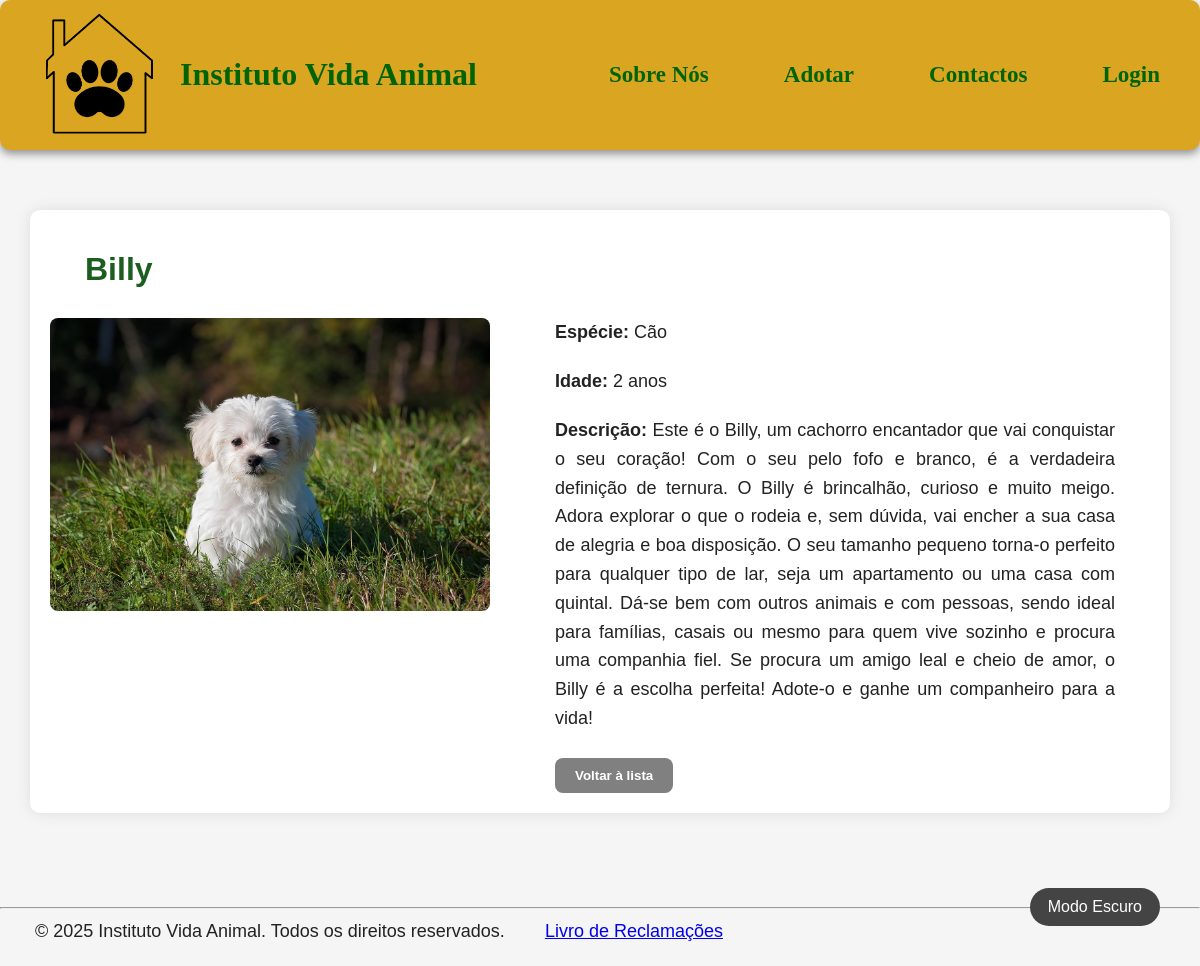
The page /animaisadc/14/ on the database its author committed.
### app_adocao/models.py (models this page shows, shortened)
class Animal(models.Model):
    ESPECIES = (
        ('gato', 'Gato'),
        ('cao', 'Cão'),
    )
    nome = models.CharField(max_length=15)
    idade = models.IntegerField()
    especie = models.CharField(choices=ESPECIES)
    descricao = models.CharField(max_length=1000)
    imagem = models.ImageField(upload_to='imgAnimal/')
    padrinho = models.ForeignKey(
            User,
            on_delete=models.SET_NULL,
            null=True,
            blank=True,
            related_name='animais_apadrinhados'
        )

### app_adocao/views.py (the view)
# urls.py: path('animaisadc/<int:animal_id>/', views.animaisadc, name='animais_detalhe'),
def animaisadc(request, animal_id):
    animal = get_object_or_404(Animal, id=animal_id)
    return render(request, 'animais/animaisadc.html', {'animal': animal})

### app_adocao/templates/animais/animaisadc.html (shortened to what this page needs)
<!DOCTYPE html>
<html lang="pt">
    <head>
        {% load static %}
        <link rel="stylesheet" href="{% static 'css/style.css' %}">
        <link rel="stylesheet" href="{% static 'css/animais.css' %}">
        <link rel="stylesheet" href="{% static 'css/modoEscuro.css' %}">
    </head>
    <body>
        <header class="cabecalho">
            <div style="gap: 20px; display: flex; align-items: center;">
                <img src="{% static 'imagens/logo.png' %}" alt="Logo do Instituto Vida Animal" class="logo">
                <a class="home" href="/">Instituto Vida Animal</a>
            </div>
            <nav>
                <a style="font-size: 23px;" href="../../sobreNos">Sobre Nós</a>
                <a style="font-size: 23px;" href="../../adotar">Adotar</a>
                <a style="font-size: 23px;" href="../../contactos">Contactos</a>
                {% if user.is_authenticated %}
                    <span style="font-size: 20px; margin-right: 10px;">Olá, {{ user.username }}!</span>
                    <a style="font-size: 23px;" href="{% url 'logout' %}">Logout</a>
                {% else %}
                    <a style="font-size: 23px;" href="{% url 'sign_in' %}">Login</a>
                {% endif %}
            </nav>
        </header>
        <button id="darkModeToggle">Modo Escuro</button>
        <main>
            <h1>{{ animal.nome }}</h1>
            <div class="animal-detalhes">
                <img src="{{ animal.imagem.url }}" alt="Imagem de {{ animal.nome }}">
                <div class="animal-info">
                    <p><strong>Espécie:</strong> {{ animal.get_especie_display }}</p>
                    <p><strong>Idade:</strong> {{ animal.idade }} anos</p>
                    <p><strong>Descrição:</strong> {{ animal.descricao }}</p>
                    <div style="margin-top: 25px; margin-left: 35px;">
                        <a href="{% url 'adotar' %}"><button class="btn-voltar">Voltar à lista</button></a>
                    </div>
                </div>
            </div>
        </main>
        <br><br>
        <footer>
        <hr>
        <p>
            &copy; 2025 Instituto Vida Animal. Todos os direitos reservados.
            <a class="sign_up" style="margin-left: 35px;" href="https:/www.livroreclamacoes.pt/inicio" rel="noopener noreferrer" target="_blank">Livro de Reclamações</a>
        </p>
    </footer>
    </body>
</html>

### app_adocao/static/css/style.css (style rules this page uses)
body { font-family: Arial, sans-serif; background-color: whitesmoke; margin: 0; color: #222; padding-top: 160px; }
h1 { margin-left: 35px; font-family: 'Trebuchet MS', sans-serif; color: #1b5e20; }
p { text-align: justify; margin: 0 35px 20px 35px; font-size: large; line-height: 1.6; }
.cabecalho { display: flex; align-items: center; justify-content: space-between; padding: 0 40px; background-color: #daa520; border-radius: 10px; box-shadow: 0 4px 8px rgba(0, 0, 0, 0.404); height: 150px; position: fixed; top: 0; left: 0; right: 0; z-index: 1000; }
.logo { width: 120px; height: auto; }
.home { font-size: 32px; font-family: cursive; font-weight: bolder; color: darkgreen; text-decoration: none; }
nav { font-family: cursive; display: flex; gap: 75px; align-items: center; font-weight: bolder; }
nav a, nav span { font-size: 23px; }
a:link:not(.sign_up), a:visited:not(.sign_up) { color: darkgreen; text-decoration: none; }
button { background-color: darkgreen; color: white; padding: 8px 20px; border-radius: 8px; border: none; cursor: pointer; transition: 0.3s; }
.btn-voltar { background-color: gray !important; color: white; font-weight: bold; text-decoration: none; padding: 10px 20px; border-radius: 8px; display: inline-block; }
main { max-width: 1100px; margin: 50px auto; padding: 20px; background-color: white; border-radius: 10px; box-shadow: 0 0 15px rgba(0,0,0,0.1); }

### app_adocao/static/css/animais.css (style rules this page uses)
.animal-detalhes { display: flex; gap: 30px; align-items: flex-start; margin-top: 30px; }
.animal-detalhes img { max-width: 40%; height: auto; border-radius: 8px; object-fit: cover; }
.animal-info { flex: 1; }

### app_adocao/static/css/modoEscuro.css (style rules this page uses)
#darkModeToggle { cursor: pointer; font-size: 16px; padding: 10px 18px; border: none; border-radius: 50px; background-color: #444; color: white; transition: background-color 0.3s, transform 0.2s; margin: 20px; position: fixed; bottom: 20px; right: 20px; z-index: 1000; }

### rows shown on the page
Animal: nome "Billy", imagem (picture), especie "Cão", idade "2", descricao "Este é o Billy, um cachorro encantador que vai conquistar o seu coração! Com o seu pelo fofo e branco, é a verdadeira definição de ternura. O Billy é brincalhão, curioso e muito meigo. Adora explorar o que o rodeia e, sem dúvida, vai encher a sua casa de alegria e boa disposição. O seu tamanho pequeno torna-o perfeito para qualquer tipo de lar, seja um apartamento ou uma casa com quintal. Dá-se bem com outros animais e com pessoas, sendo ideal para famílias, casais ou mesmo para quem vive sozinho e procura uma companhia fiel. Se procura um amigo leal e cheio de amor, o Billy é a escolha perfeita! Adote-o e ganhe um companheiro para a vida!"
